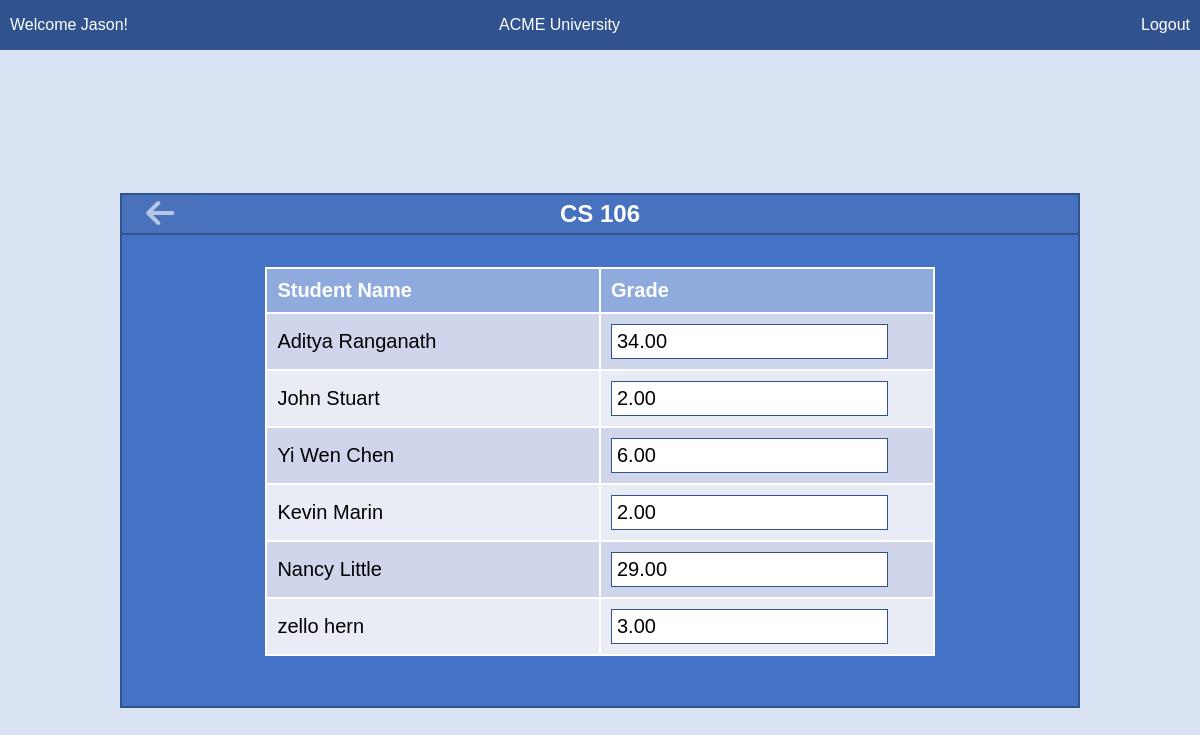
The page /editGrade/1/ (signed in) on the database its author committed.
### base/models.py (models this page shows, shortened)
class Student(models.Model):
    student_user = models.OneToOneField(User, on_delete=models.CASCADE, related_name='student')
    username = models.CharField(max_length=200, blank=True, null=True)
    first_name = models.CharField(max_length=200, blank=True, null=True)

class Course(models.Model):
    instructor = models.ForeignKey(Teacher, on_delete=models.CASCADE, related_name='courses')
    course = models.CharField(max_length=100)
    students = models.ManyToManyField('Student', related_name='courses')
    schedule = models.CharField(max_length=100, blank=True, null=True)
    capacity = models.IntegerField()
    def __str__(self):
        return str(self.course)

class Enrollment(models.Model):
    student = models.ForeignKey(Student, on_delete=models.CASCADE, related_name='enrollments')
    course = models.ForeignKey(Course, on_delete=models.CASCADE, related_name='enrollments')
    grade = models.DecimalField(max_digits=5, decimal_places=2, null=True, blank=True)
    class Meta:
        unique_together = ('student', 'course')

### base/views.py (the view)
# urls.py: path('editGrade/<int:course_id>/', views.editGrade, name='editGrade'),
@login_required(login_url='login')
def editGrade(request, course_id):
    course = Course.objects.get(id=course_id)
    enrollments = Enrollment.objects.filter(course=course)
    if request.method == 'POST':
        formset = EnrollmentFormSet(request.POST, queryset=enrollments)
        if formset.is_valid():
            formset.save()
            return redirect('home')
        else:
            print(formset.errors)
    else:
        formset = EnrollmentFormSet(queryset=enrollments)
    context = {'enrollments': enrollments, 'formset': formset, 'course': course}
    return render(request, 'base/editing.html', context)

### base/templates/base/editing.html (shortened to what this page needs)
  {% extends 'main.html' %} {% block content %}
  <div class="flex-container">
  <div class="mid-container">
  <div class="title-container">
    <div class="item">
        <button class="click" id="button4" onclick="submitForm(event)"><i class="fas fa-arrow-left arrow-icon" style="color: rgb(181, 199, 229);"></i></i></button>
      <h2 id="button3" >{{course}}</h2>
  </div>
</div>
  <div class="table-container">
    <form method="post">
        <table id="first">
            <col style="width: 50%" />
            <col style="width: 50%" />
            <tr>
                <th>Student Name</th>
                <th>Grade</th>
            </tr>
            {% for form in formset %}
                <tr>
                    <td>{{ form.instance.student.username }}</td>
                    <td>{{ form.grade }}</td>
                </tr>
            {% endfor %}
        </table>
    </form>
</div>
</div>
</div>
{% endblock %}

### templates/navbar.html
<nav class="navbar">
    <div class="nav-left">
{% if request.user.teacher %}
        <span>Welcome Dr {{ request.user.teacher.last_name }}!</span>
    {% else %}
        <span>Welcome {{ request.user.student.first_name }}!</span>
    {% endif %}
    </div>
    <div class="nav-center">
        <span>ACME University</span>
    </div>
    <div class="nav-right">
        <a href="{% url 'logout' %}">Logout</a>
    </div>
</nav>

### static/styles/second.css (style rules this page uses)
* { box-sizing: border-box; margin: 0; padding: 0; }
body { font-family: Arial, Helvetica, sans-serif; }
.flex-container { background-color: rgb(218, 227, 243); display: flex; height: 100vh; justify-content: center; align-items: center; }
.mid-container { display: grid; grid-template-rows: auto 1fr; justify-items: center; min-width: 80vw; min-height: 60vh; background-color: rgb(68, 114, 196); border: 2px solid rgb(48, 83, 143); }
.title-container { position: relative; background-color: white; width: 100%; display: flex; text-align: center; }
.item { width: 100%; display: flex; align-items: center; }
input { font-size: 20px; border: 1.9px solid rgb(48, 83, 143); padding: 5px; }
.table-container { width: 100%; overflow-x: auto; text-align: center; }
table { margin: 50px; margin-top: 4vh; min-width: 70%; min-height: 80%; border-collapse: collapse; display: inline-table; font-size: 20px; }
td { border: 2px solid white; padding: 10px; text-align: start; }
th { color: white; border: 2px solid white; padding: 10px; text-align: start; background-color: rgb(143, 170, 220); }
tr:nth-child(even) { background-color: rgb(207, 213, 234); }
tr:nth-child(odd) { background-color: rgb(233, 235, 245); }
button { font-size: 24px; }
.arrow-icon { font-size: 2rem; }
#button3 { display: flex; justify-content: center; align-items: center; color: white; background-color: rgb(71, 114, 192); width: 100%; min-height: 5vh; border-top: none; border-left: none; border-right: none; border-bottom: 2px solid rgb(50, 83, 140); }
#button4 { position: absolute; left: 0; height: 100%; width: 8%; border:none; border-bottom: 2px solid rgb(50, 83, 140); ; background-color: rgb(74, 114, 188); }
.navbar { display: flex; justify-content: space-between; align-items: center; background-color: rgb(48, 83, 143); padding: 10px; color: white; height: 50px; font-family: Arial, Helvetica, sans-serif; font-size: 100%; }
.nav-center { margin-right: 150px; }
.nav-right a { color: white; text-decoration: none; }

### rows shown on the page
Course: course "CS 106"
Enrollment: instance.student.username "Aditya Ranganath"
Enrollment: instance.student.username "John Stuart"
Enrollment: instance.student.username "Yi Wen Chen"
Enrollment: instance.student.username "Kevin Marin"
Enrollment: instance.student.username "Nancy Little"
Enrollment: instance.student.username "zello hern"

### other values the page prints
{{ request.user.student.first_name }} "Jason"
